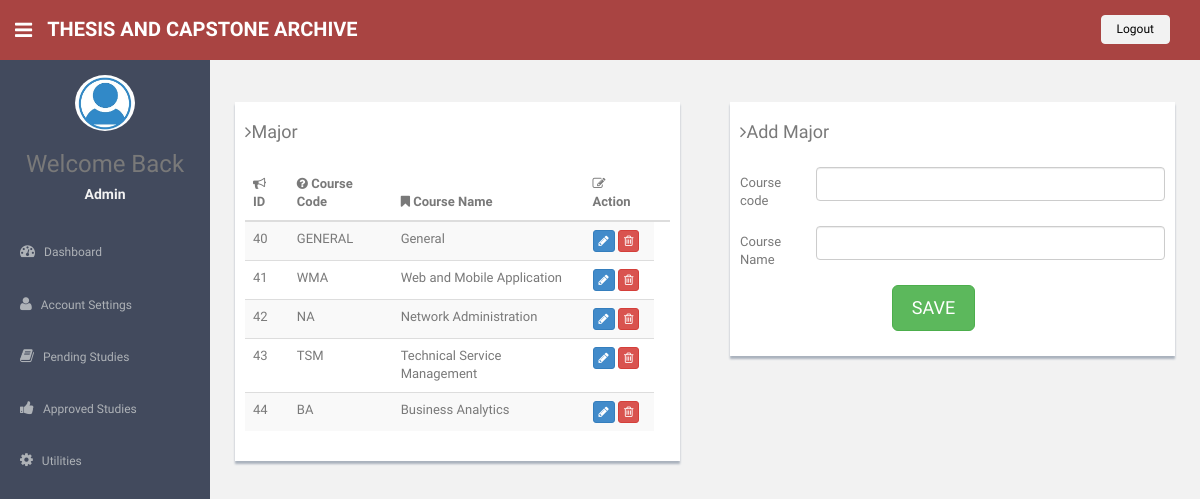
The app's page /major1.php (signed in) with its own data.
### tables this page shows
CREATE TABLE `tblmajor` (
  `mid` int(3) NOT NULL,
  `mcode` varchar(8) NOT NULL,
  `mname` varchar(30) NOT NULL
);

### major1.php (the view, shortened to what this page needs)
<?php
include('./include/db.php');
include('./include/header.php');
?>
  <button class="btn btn-primary btn-xs"><i class="fa fa-pencil"></i></button>
      <section id="main-content">
          <section class="wrapper">
              <div class="row mt">
                  <div class="col-md-6">
                      <div class="form-panel">
                          <table class="table table-striped table-advance table-hover">
	                  	  	   <h4 class="mb"><i class="fa fa-angle-right"></i>Major</h4>
                              <thead>
                              <tr>
                                  <th><i class="fa fa-bullhorn"></i> ID</th>
                                  <th><i class="fa fa-question-circle"></i> Course Code</th>
                                  <th><i class="fa fa-bookmark"></i> Course Name</th>
								   <th><i class=" fa fa-edit"></i> Action</th>
                                  <th></th>
                              </tr>
                              </thead>
                              <tbody>
							  <?php
							  $sql = "SELECT * FROM tblmajor";
								$result = $conn->query($sql);
								if ($result->num_rows > 0) {
									while($row = $result->fetch_assoc()) {
									?>
                              <tr>
                                  <td><?php echo $row["mid"] ?></td>
                                  <td><?php echo $row["mcode"] ?></td>
                                  <td><?php echo $row["mname"] ?></td>
                                  <td>
                                      <button class="btn btn-primary btn-xs"><i class="fa fa-pencil"></i></button>
                                      <button class="btn btn-danger btn-xs"><i class="fa fa-trash-o "></i></button>
                                  </td>
                              </tr>
                             <?php
							 }
									echo "</table>";
								} else {
									echo "0 results";
								}
							  ?>
                      </div>
                  </div>
				  <div class="col-lg-6">
          			<div class="form-panel">
                  	  <h4 class="mb"><i class="fa fa-angle-right"></i>Add Major</h4>
                          <form class="form-horizontal tasi-form" method="get">
                              <div class="form-group">
                                  <label class="col-sm-2 control-label col-lg-2" for="inputSuccess">Course code</label>
                                  <div class="col-lg-10">
                                      <input type="text" class="form-control" id="inputSuccess">
                                  </div>
                              </div>
                              <div class="form-group">
                                  <label class="col-sm-2 control-label col-lg-2" for="inputWarning">Course Name</label>
                                  <div class="col-lg-10">
                                      <input type="text" class="form-control" id="inputWarning">
                                  </div>
                              </div>
							  <div class="form-group">
                               <label class="col-sm- control-label col-lg-4" for="inputError"></label>
                                  <div class="col-lg-3">
                                     <button type="button" class="btn btn-success btn-lg btn-block">SAVE</button>
								   </div>
                              </div>
                          </form>
              </div>
		</section><! --/wrapper -->
      </section>
  <?php
  include ('./include/footer.php');
  ?>

### assets/css/style.css (style rules this page uses)
body { color: #797979; background: #f2f2f2; font-family: 'Ruda', sans-serif; padding: 0px !important; margin: 0px !important; font-size:13px; }
.mt { margin-top: 25px; }
.mb { margin-bottom: 25px; }
#main-content { margin-left: 210px; }
.wrapper { display: inline-block; margin-top: 45px; padding-left: 15px; padding-right: 15px; padding-bottom: 15px; padding-top: 0px; width: 100%; }
.form-panel { background: #ffffff; margin: 10px; padding: 10px; box-shadow: 0px 3px 2px #aab2bd; text-align: left; }
label { font-weight: 400; }
@media (min-width: 768px) { .form-horizontal .control-label { text-align: left; } }

### records on screen
tblmajor: mid "40", mcode "GENERAL", mname "General"
tblmajor: mid "41", mcode "WMA", mname "Web and Mobile Application"
tblmajor: mid "42", mcode "NA", mname "Network Administration"
tblmajor: mid "43", mcode "TSM", mname "Technical Service Management"
tblmajor: mid "44", mcode "BA", mname "Business Analytics"

### other values on screen
$_SESSION['name'] "Admin"
